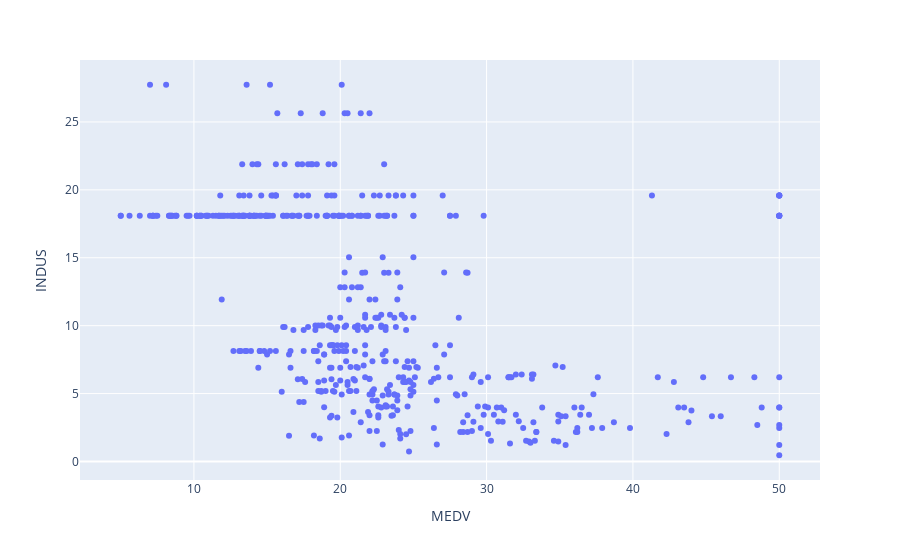

Write notebook code for a chart like this one.
### Markdown cell above
#### Median value of owner-occupied homes in $1000's [k dollars] vs INDUS: proportion of non-retail business acres per town

### Code cell
px.scatter(housing_df, x = "MEDV" , y = "INDUS")

### Figure 1 — Plotly figure (JSON) as saved in the notebook; plotly's stock layout.template omitted (floating-point values rounded to 4 significant figures; data arrays with more than 128 entries replaced by an {"elided": "..."} marker saying what was removed)
{"data": [{"hovertemplate": "MEDV=%{x}<br>INDUS=%{y}<extra></extra>", "legendgroup": "", "marker": {"color": "#636efa", "symbol": "circle"}, "mode": "markers", "name": "", "orientation": "v", "showlegend": false, "type": "scatter", "x": {"elided": "506 float values"}, "xaxis": "x", "y": {"elided": "506 float values"}, "yaxis": "y"}], "layout": {"legend": {"tracegroupgap": 0}, "margin": {"t": 60}, "xaxis": {"anchor": "y", "domain": [0, 1], "title": {"text": "MEDV"}}, "yaxis": {"anchor": "x", "domain": [0, 1], "title": {"text": "INDUS"}}}}
